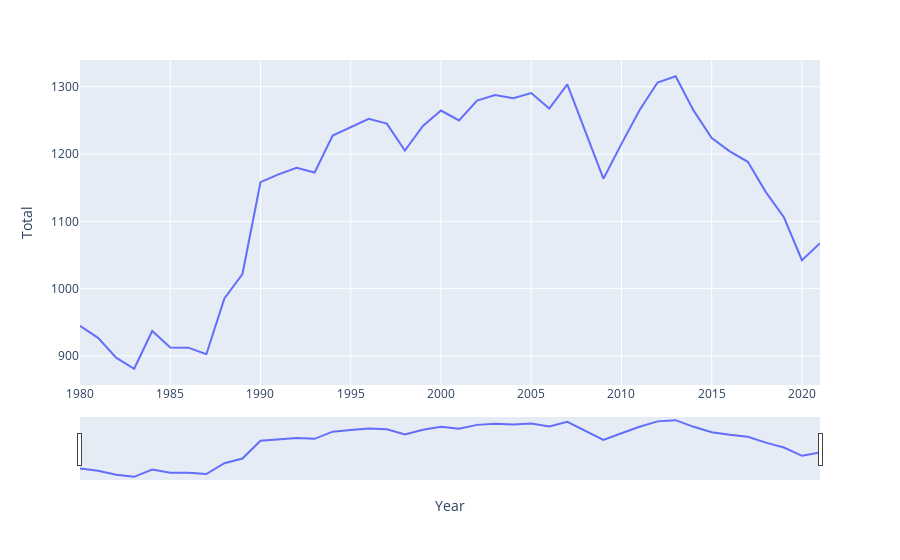

Notebook cell for this chart:
### Code cell
#  plot to see total emission versus year for 'Germany'
fig_ger = px.line(df, x=df.index, y="Total")
fig_ger.update_xaxes(rangeslider_visible=True)
fig_ger.show()

### Figure 1 — Plotly figure (JSON) as saved in the notebook; plotly's stock layout.template omitted (floating-point values rounded to 4 significant figures)
{"data": [{"hovertemplate": "Year=%{x}<br>Total=%{y}<extra></extra>", "legendgroup": "", "line": {"color": "#636efa", "dash": "solid"}, "marker": {"symbol": "circle"}, "mode": "lines", "name": "", "orientation": "v", "showlegend": false, "type": "scatter", "x": [1980, 1981, 1982, 1983, 1984, 1985, 1986, 1987, 1988, 1989, 1990, 1991, 1992, 1993, 1994, 1995, 1996, 1997, 1998, 1999, 2000, 2001, 2002, 2003, 2004, 2005, 2006, 2007, 2008, 2009, 2010, 2011, 2012, 2013, 2014, 2015, 2016, 2017, 2018, 2019, 2020, 2021], "xaxis": "x", "y": [944.9, 926.8, 897.4, 880.9, 937.1, 912.4, 912.3, 902.5, 985.5, 1022.0, 1158.0, 1170.0, 1180.0, 1172.0, 1228.0, 1240.0, 1252.0, 1245.0, 1205.0, 1242.0, 1265.0, 1250.0, 1279.0, 1288.0, 1283.0, 1291.0, 1268.0, 1303.0, 1232.0, 1163.0, 1215.0, 1265.0, 1306.0, 1316.0, 1264.0, 1224.0, 1204.0, 1188.0, 1143.0, 1106.0, 1042.0, 1067.0], "yaxis": "y"}], "layout": {"legend": {"tracegroupgap": 0}, "margin": {"t": 60}, "xaxis": {"anchor": "y", "domain": [0, 1], "rangeslider": {"visible": true}, "title": {"text": "Year"}}, "yaxis": {"anchor": "x", "domain": [0, 1], "title": {"text": "Total"}}}}
